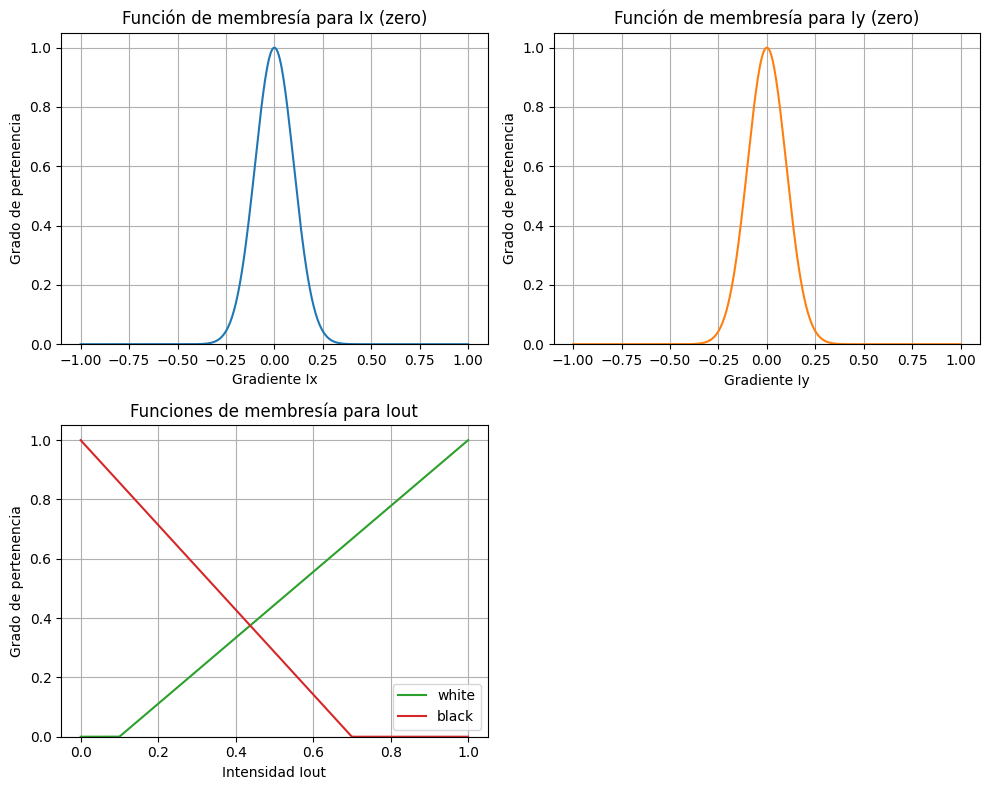
#> input picture test/membership_functions.png, 989 x 790 px
$ python fuzzy_edge_detection.py --image test/membership_functions.png
#> lines starting #> are read from the running program, lines starting #| are printed output that depends on the picture
### tinyfuzzy.py
# tinyfuzzy.py
# A tiny, pure-NumPy fuzzy logic helper for Pythonista/iOS (no SciPy / scikit-learn).
# Features:
# - Membership functions: triangular, trapezoidal, gaussian
# - Operators: AND (min), OR (max), NOT (1-x)
# - Mamdani inference: fuzzify -> rule eval -> aggregate -> centroid defuzz
# - Sugeno inference (zero- or first-order) with weighted average
# - Fuzzy c-means (FCM) clustering (pure NumPy implementation)
#
# MIT License
#
from __future__ import annotations
import numpy as np
from dataclasses import dataclass
from typing import Callable, Dict, List, Tuple, Union, Optional

# ----------------
# Membership funcs
# ----------------
def trimf(x: np.ndarray, a: float, b: float, c: float) -> np.ndarray:
	x = np.asarray(x, dtype=float)
	y = np.zeros_like(x)
	# left slope
	idx = (a < x) & (x < b)
	y[idx] = (x[idx] - a) / (b - a + 1e-12)
	# right slope
	idx = (b <= x) & (x < c)
	y[idx] = (c - x[idx]) / (c - b + 1e-12)
	y[x == b] = 1.0
	return np.clip(y, 0.0, 1.0)

# [14 lines left out: function trapmf, not called in this run]

def gaussmf(x: np.ndarray, mean: float, sigma: float) -> np.ndarray:
	x = np.asarray(x, dtype=float)
	sigma = max(float(sigma), 1e-12)
	return np.exp(-0.5 * ((x - mean) / sigma) ** 2)

# ----------
# Data types
# ----------
@dataclass
class FuzzySet:
	name: str
	mf: Callable[[np.ndarray], np.ndarray]

@dataclass
class FuzzyVar:
	name: str
	universe: Tuple[float, float]
	sets: Dict[str, FuzzySet]

# ----------
# Utilities
# ----------
# [80 lines left out: functions _singleton, fuzzify, _eval_antecedent, mamdani, centroid, not called in this run]

# -------------------
# Sugeno Inference
# -------------------
# Consequent can be:
#  - constant: float
#  - linear: (bias, {"x1": a1, "x2": a2, ...}) -> z = bias + sum(a_i * x_i)
Consequent = Union[float, Tuple[float, Dict[str, float]]]

# [64 lines left out: functions sugeno, cmeans, not called in this run]

### fuzzy_edge_detection.py

from __future__ import annotations

import argparse
import os
from typing import Tuple

import cv2
import numpy as np
import matplotlib
import matplotlib.pyplot as plt

from tinyfuzzy import gaussmf, trimf

try:
    matplotlib.use('TkAgg')
except ImportError:
    try:
        matplotlib.use('Qt5Agg')
    except ImportError:
        matplotlib.use('Agg')  # Non-interactive fallback


def load_image_grayscale(path: str) -> np.ndarray:

#> called with path = 'test/membership_functions.png'
    if not os.path.isfile(path):
        raise FileNotFoundError(f"Image file '{path}' does not exist.")
    img = cv2.imread(path, cv2.IMREAD_UNCHANGED)
#> img is the input picture: shape (790, 989, 4); mean B, G, R, A 247.8, 248, 248.2, 255
    if img is None:
        raise ValueError(f"Unable to read image '{path}'.")
    if img.ndim == 3:
        img_rgb = cv2.cvtColor(img, cv2.COLOR_BGR2RGB)
        img_float = img_rgb.astype(np.float64) / 255.0
        I = 0.2989 * img_float[..., 0] + 0.5870 * img_float[..., 1] + 0.1140 * img_float[..., 2]
    else:
        img_float = img.astype(np.float64)
        max_val = np.iinfo(img.dtype).max if np.issubdtype(img.dtype, np.integer) else 1.0
        I = img_float / max_val
    return I


def compute_gradients(I: np.ndarray) -> Tuple[np.ndarray, np.ndarray]:
    Gx = np.array([[-1, 1]], dtype=np.float64)
    Gy = Gx.T
    Ix = cv2.filter2D(I, ddepth=-1, kernel=Gx, borderType=cv2.BORDER_REPLICATE)
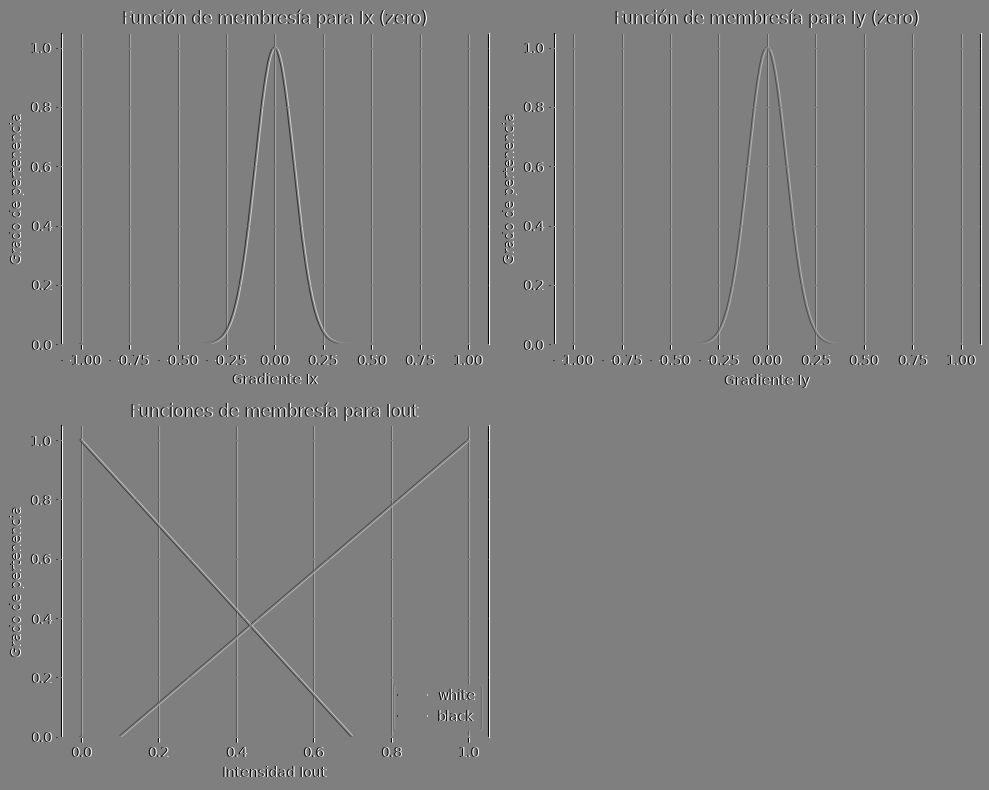
#> Ix: shape (790, 989) float64; min -1, max 1, mean 2.84e-21; drawn with min black and max white
    Iy = cv2.filter2D(I, ddepth=-1, kernel=Gy, borderType=cv2.BORDER_REPLICATE)
    Ix = np.clip(Ix, -1.0, 1.0)
    Iy = np.clip(Iy, -1.0, 1.0)
    return Ix, Iy


def fuzzy_edge_detection(
    Ix: np.ndarray,
    Iy: np.ndarray,
    *,
    sx: float = 0.1,
    sy: float = 0.1,
    wa: float = 0.1,
    wb: float = 1.0,
    wc: float = 1.0,
    ba: float = 0.0,
    bb: float = 0.0,
    bc: float = 0.7,
    sample_points: int = 51,
    dtype: np.dtype = np.float64,
) -> np.ndarray:
#> called with sx = 0.1, sy = 0.1, wa = 0.1, wb = 1, wc = 1, ba = 0, bb = 0, bc = 0.7
    H, W = Ix.shape
#> H = 790; W = 989
    mu_zero_x = gaussmf(Ix.astype(dtype), mean=0.0, sigma=sx).astype(dtype)
    mu_zero_y = gaussmf(Iy.astype(dtype), mean=0.0, sigma=sy).astype(dtype)
    w_white = np.minimum(mu_zero_x, mu_zero_y)
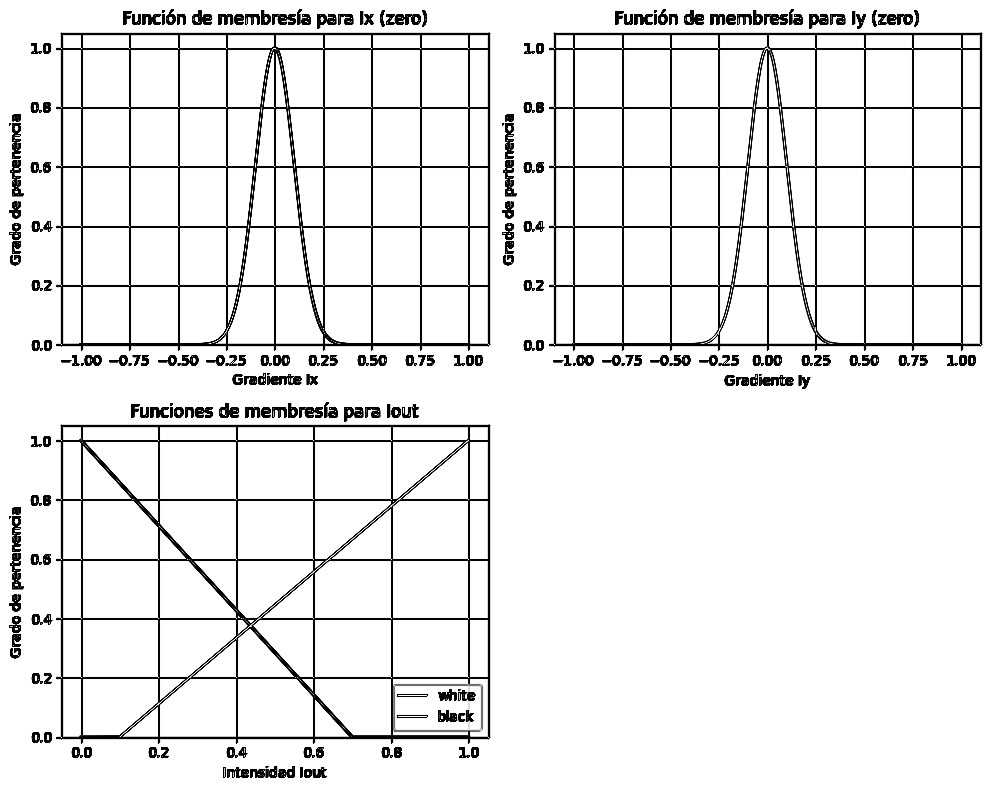
#> w_white: shape (790, 989) float64; min 1.95e-22, max 1, mean 0.918
    w_black = np.maximum(1.0 - mu_zero_x, 1.0 - mu_zero_y)
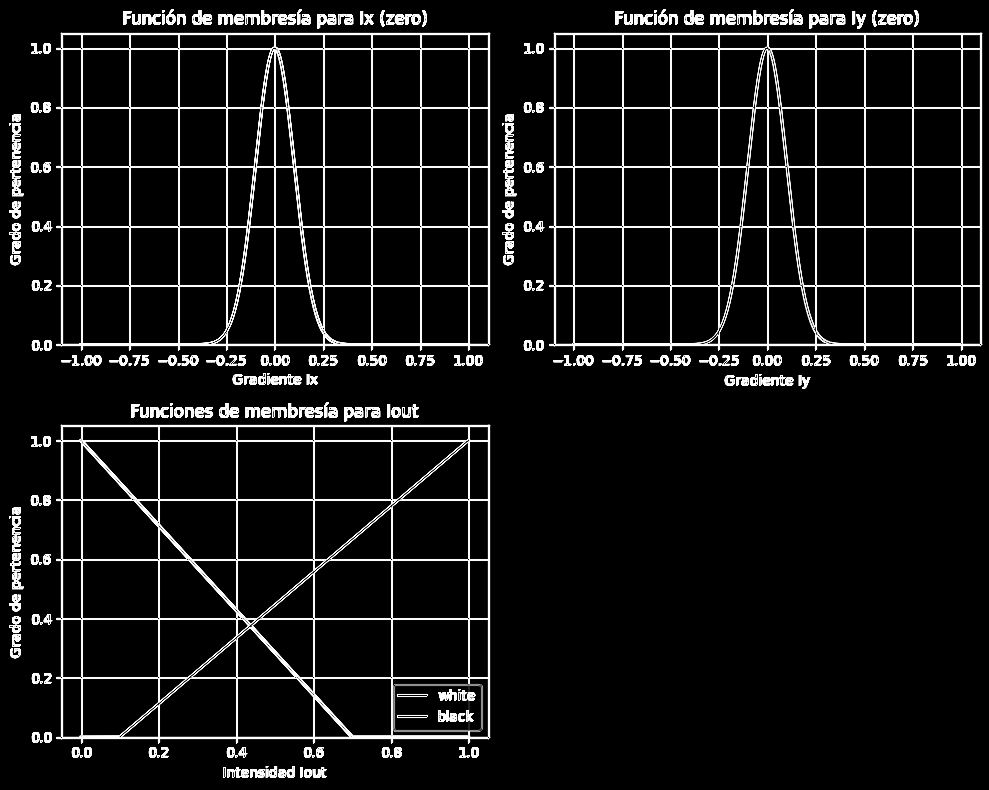
#> w_black: shape (790, 989) float64; min 0, max 1, mean 0.082

    xs = np.linspace(0.0, 1.0, sample_points, dtype=dtype)
    white_mf = trimf(xs, wa, wb, wc).astype(dtype)
    black_mf = trimf(xs, ba, bb, bc).astype(dtype)

    w_white_flat = w_white.ravel().astype(dtype)
    w_black_flat = w_black.ravel().astype(dtype)

    n_samples = xs.size
    n_pixels = w_white_flat.size
#> n_pixels = 781310

    numerator = np.zeros(n_pixels, dtype=dtype)
    denominator = np.zeros(n_pixels, dtype=dtype)

    for i in range(n_samples):
        wmf = white_mf[i]
        bmf = black_mf[i]

        clipped_white = np.minimum(wmf, w_white_flat)
        clipped_black = np.minimum(bmf, w_black_flat)

        mu_out_i = np.maximum(clipped_white, clipped_black)

        numerator += mu_out_i * xs[i]
        denominator += mu_out_i

    denom_safe = np.where(denominator == 0, 1.0, denominator)
    result_flat = numerator / denom_safe

    return result_flat.reshape(H, W)
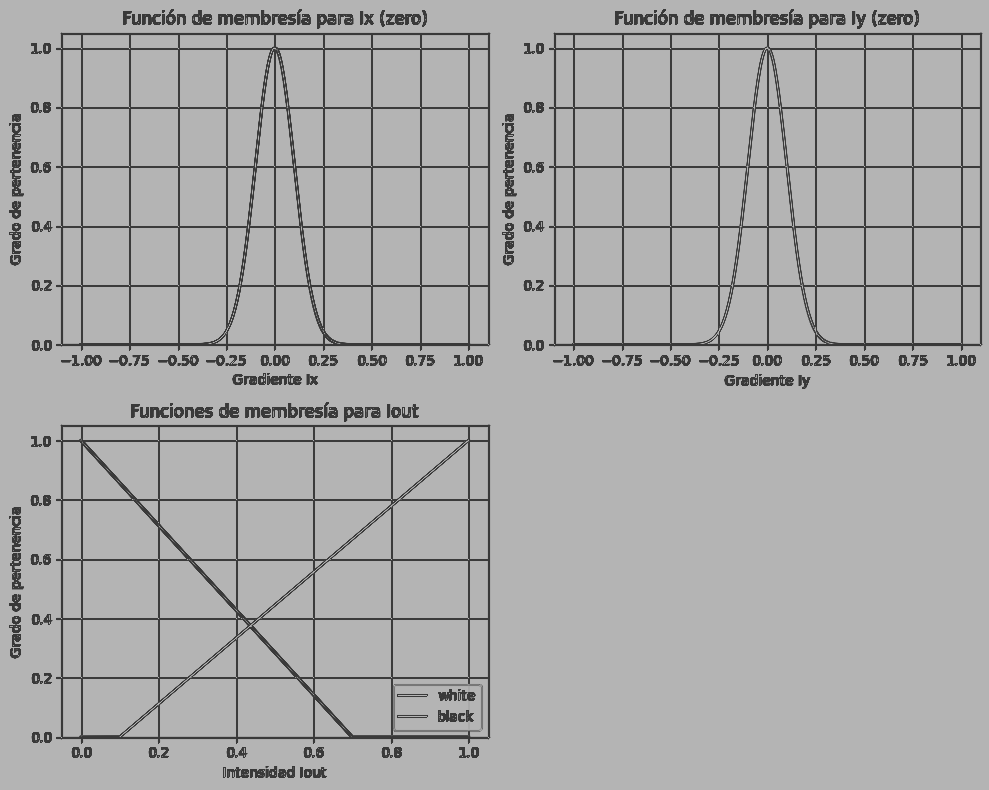
#> returned value: shape (790, 989) float64; min 0.227, max 0.707, mean 0.668


def plot_membership_functions(
    sx: float,
    sy: float,
    wa: float,
    wb: float,
    wc: float,
    ba: float,
    bb: float,
    bc: float,
    *,
    save_path: str | None = None,
) -> None:

    # Input domains
#> called with sx = 0.1, sy = 0.1, wa = 0.1, wb = 1, wc = 1, ba = 0, bb = 0, bc = 0.7
    x_in = np.linspace(-1.0, 1.0, 400)
    # Output domain
    x_out = np.linspace(0.0, 1.0, 400)
    # Membership functions
    mu_zero = gaussmf(x_in, mean=0.0, sigma=sx)
    # Identical for Ix and Iy
    mu_white = trimf(x_out, wa, wb, wc)
    mu_black = trimf(x_out, ba, bb, bc)

    fig, axes = plt.subplots(2, 2, figsize=(10, 8))
    # Ix membership
    axes[0, 0].plot(x_in, mu_zero, label="zero", color="C0")
    axes[0, 0].set_title("Función de membresía para Ix (zero)")
    axes[0, 0].set_xlabel("Gradiente Ix")
    axes[0, 0].set_ylabel("Grado de pertenencia")
    axes[0, 0].set_ylim([0, 1.05])
    axes[0, 0].grid(True)
    # Iy membership
    axes[0, 1].plot(x_in, mu_zero, label="zero", color="C1")
    axes[0, 1].set_title("Función de membresía para Iy (zero)")
    axes[0, 1].set_xlabel("Gradiente Iy")
    axes[0, 1].set_ylabel("Grado de pertenencia")
    axes[0, 1].set_ylim([0, 1.05])
    axes[0, 1].grid(True)
    # Output membership
    axes[1, 0].plot(x_out, mu_white, label="white", color="C2")
    axes[1, 0].plot(x_out, mu_black, label="black", color="C3")
    axes[1, 0].set_title("Funciones de membresía para Iout")
    axes[1, 0].set_xlabel("Intensidad Iout")
    axes[1, 0].set_ylabel("Grado de pertenencia")
    axes[1, 0].legend()
    axes[1, 0].set_ylim([0, 1.05])
    axes[1, 0].grid(True)
    # Remove the unused subplot
    axes[1, 1].axis('off')
    fig.tight_layout()
    if save_path:
        fig.savefig(save_path, bbox_inches="tight")
        plt.close(fig)
    else:
        plt.show()
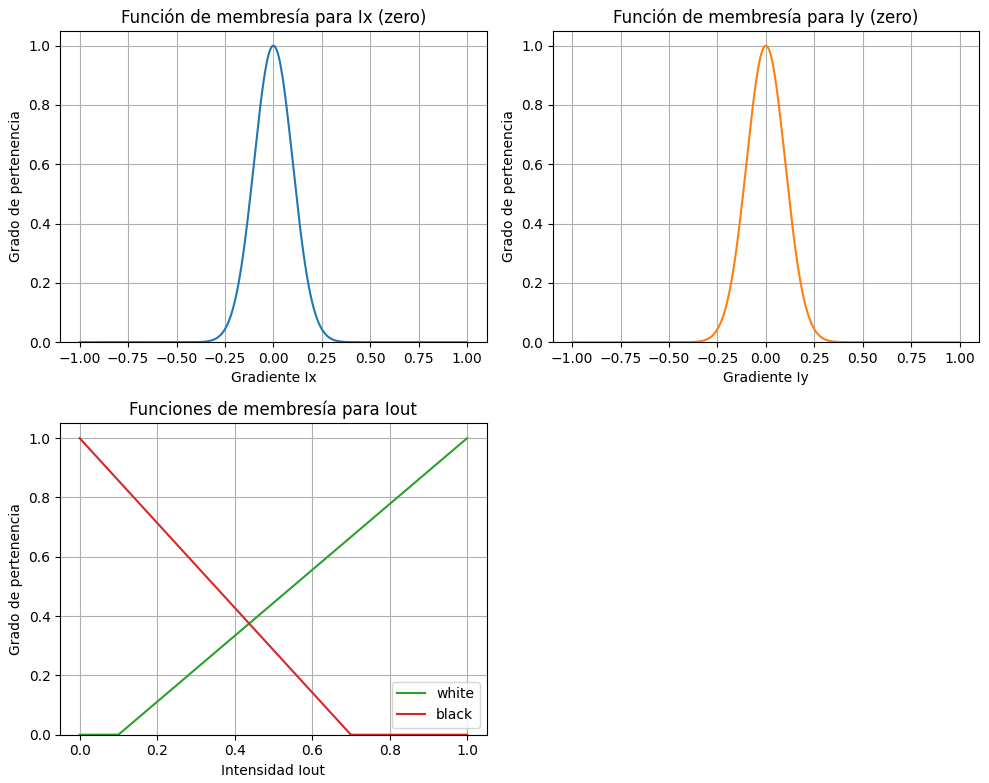
#> figure drawn by matplotlib, 3 panels; panel 1: curve peaks at x = -0.00251, y = 1; panel 2: curve peaks at x = -0.00251, y = 1; panel 3: curve peaks at x = 1, y = 1; panel 3: curve peaks at x = 0, y = 1


def main() -> None:
    parser = argparse.ArgumentParser(description="Fuzzy logic edge detection example")
    parser.add_argument("--image", type=str, default="peppers.png",
                        help="Path to the input image (default: peppers.png)")
    parser.add_argument("--sx", type=float, default=0.1, help="Sigma for Ix zero membership")
    parser.add_argument("--sy", type=float, default=0.1, help="Sigma for Iy zero membership")
    parser.add_argument("--wa", type=float, default=0.1, help="White membership left foot")
    parser.add_argument("--wb", type=float, default=1.0, help="White membership peak")
    parser.add_argument("--wc", type=float, default=1.0, help="White membership right foot")
    parser.add_argument("--ba", type=float, default=0.0, help="Black membership left foot")
    parser.add_argument("--bb", type=float, default=0.0, help="Black membership peak")
    parser.add_argument("--bc", type=float, default=0.7, help="Black membership right foot")
    parser.add_argument("--samples", type=int, default=51, help="Number of samples for defuzzification")
    parser.add_argument("--no_plots", action="store_true", help="Skip plotting results")
    parser.add_argument("--save_dir", type=str, default=None,
                        help="Directory to save output images instead of displaying")
    parser.add_argument("--show", action="store_true", help="Show plots interactively (default behavior when no save_dir is specified)")
    args = parser.parse_args()

    I = load_image_grayscale(args.image)
    Ix, Iy = compute_gradients(I)
    Iout = fuzzy_edge_detection(
        Ix,
        Iy,
        sx=args.sx,
        sy=args.sy,
        wa=args.wa,
        wb=args.wb,
        wc=args.wc,
        ba=args.ba,
        bb=args.bb,
        bc=args.bc,
        sample_points=args.samples,
    )

    if not args.no_plots:
        save_dir = args.save_dir
        show_plots = args.show or (save_dir is None)

        if save_dir is not None and not os.path.isdir(save_dir):
            os.makedirs(save_dir, exist_ok=True)

        mfp = None
        if save_dir:
            mfp = os.path.join(save_dir, "membership_functions.png")
        plot_membership_functions(args.sx, args.sy, args.wa, args.wb, args.wc, args.ba, args.bb, args.bc, save_path=mfp)

        fig2, axes2 = plt.subplots(2, 2, figsize=(10, 8))
        # Original grayscale
        axes2[0, 0].imshow(I, cmap='gray', vmin=0, vmax=1)
        axes2[0, 0].set_title("Imagen de entrada en escala de grises")
        axes2[0, 0].axis('off')
        # Ix
        axes2[0, 1].imshow(Ix, cmap='gray', vmin=-1, vmax=1)
        axes2[0, 1].set_title("Gradiente horizontal Ix")
        axes2[0, 1].axis('off')
        # Iy
        axes2[1, 0].imshow(Iy, cmap='gray', vmin=-1, vmax=1)
        axes2[1, 0].set_title("Gradiente vertical Iy")
        axes2[1, 0].axis('off')
        # Edge detection result
        axes2[1, 1].imshow(Iout, cmap='gray', vmin=0, vmax=1)
        axes2[1, 1].set_title("Detección de bordes mediante lógica difusa")
        axes2[1, 1].axis('off')
        fig2.tight_layout()

        if save_dir:
            fig2.savefig(os.path.join(save_dir, "edge_detection_results.png"), bbox_inches="tight")

        if show_plots:
            plt.show()

        if save_dir and not show_plots:
            plt.close(fig2)


if __name__ == "__main__":
    main()
